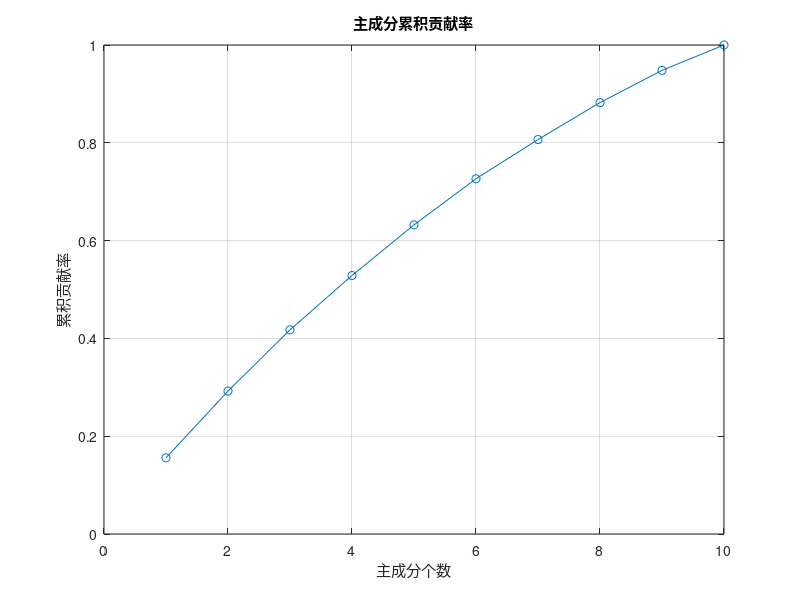

This figure's MATLAB source:
%% --- 数学建模通用PCA模板（修正版）---

%% 1. 数据准备
% 假设你的原始数据存储在矩阵 X 中。每一行是一个样本，每一列是一个特征。
% 这里的例子使用一个随机生成的数据矩阵
% 假设有 100 个样本，每个样本有 10 个特征
X = rand(100, 10); 
% 注意: 在实际应用中，你需要将你的数据加载到 X 中，例如：
% load('your_data.mat');
% X = your_data;

%% 2. 数据中心化
% 计算每个特征的均值
data_mean = mean(X);
% 将每个样本减去均值，实现中心化
X_centered = X - repmat(data_mean, size(X, 1), 1);

%% 3. 计算协方差矩阵
% C = (X_centered' * X_centered) / (n-1);
% 这里的 'cov' 函数可以一步完成中心化和协方差矩阵的计算，更方便
C = cov(X);

%% 4. 计算特征值和特征向量
% 'eig' 函数用于计算协方差矩阵的特征值和特征向量
% V 是特征向量矩阵，D 是特征值对角矩阵
[V, D] = eig(C);

% 获取特征值
eigenvalues = diag(D);

%% 5. 排序和选择主成分
% 对特征值进行降序排序
[~, sorted_indices] = sort(eigenvalues, 'descend');
sorted_eigenvalues = eigenvalues(sorted_indices);
sorted_eigenvectors = V(:, sorted_indices);

% 计算每个主成分的贡献率（方差解释比例）
explained_variance_ratio = sorted_eigenvalues / sum(sorted_eigenvalues);

% 绘制方差贡献率曲线，以便确定保留多少个主成分
figure;
plot(1:length(explained_variance_ratio), cumsum(explained_variance_ratio), 'o-');
title('主成分累积贡献率');
xlabel('主成分个数');
ylabel('累积贡献率');
grid on;

% 打印每个主成分的贡献率
fprintf('每个主成分的贡献率 (方差解释比例):\n');
for i = 1:length(explained_variance_ratio)
    fprintf('  第 %d 主成分: %.2f%%\n', i, explained_variance_ratio(i)*100);
end

% 通常选择累积贡献率达到 85% 或 90% 的主成分个数
% 假设我们选择前 3 个主成分
num_components = 3; 

% 选取前 num_components 个主成分的特征向量作为投影矩阵 W
W = sorted_eigenvectors(:, 1:num_components);

%% 6. 投影到新空间
% 得到降维后的数据
X_reduced = X_centered * W;

%% 7. 结果展示
fprintf('\n--- 结果汇总 ---\n');
fprintf('原始数据维度: %d x %d\n', size(X, 1), size(X, 2));
fprintf('降维后的数据维度: %d x %d\n', size(X_reduced, 1), size(X_reduced, 2));
fprintf('前 %d 个主成分的累积贡献率: %.2f%%\n', num_components, sum(explained_variance_ratio(1:num_components))*100);

% 如果降维到 2 维或 3 维，可以进行可视化
if num_components == 2
    figure;
    scatter(X_reduced(:, 1), X_reduced(:, 2));
    title('降维后的数据可视化');
    xlabel('主成分 1');
    ylabel('主成分 2');
end